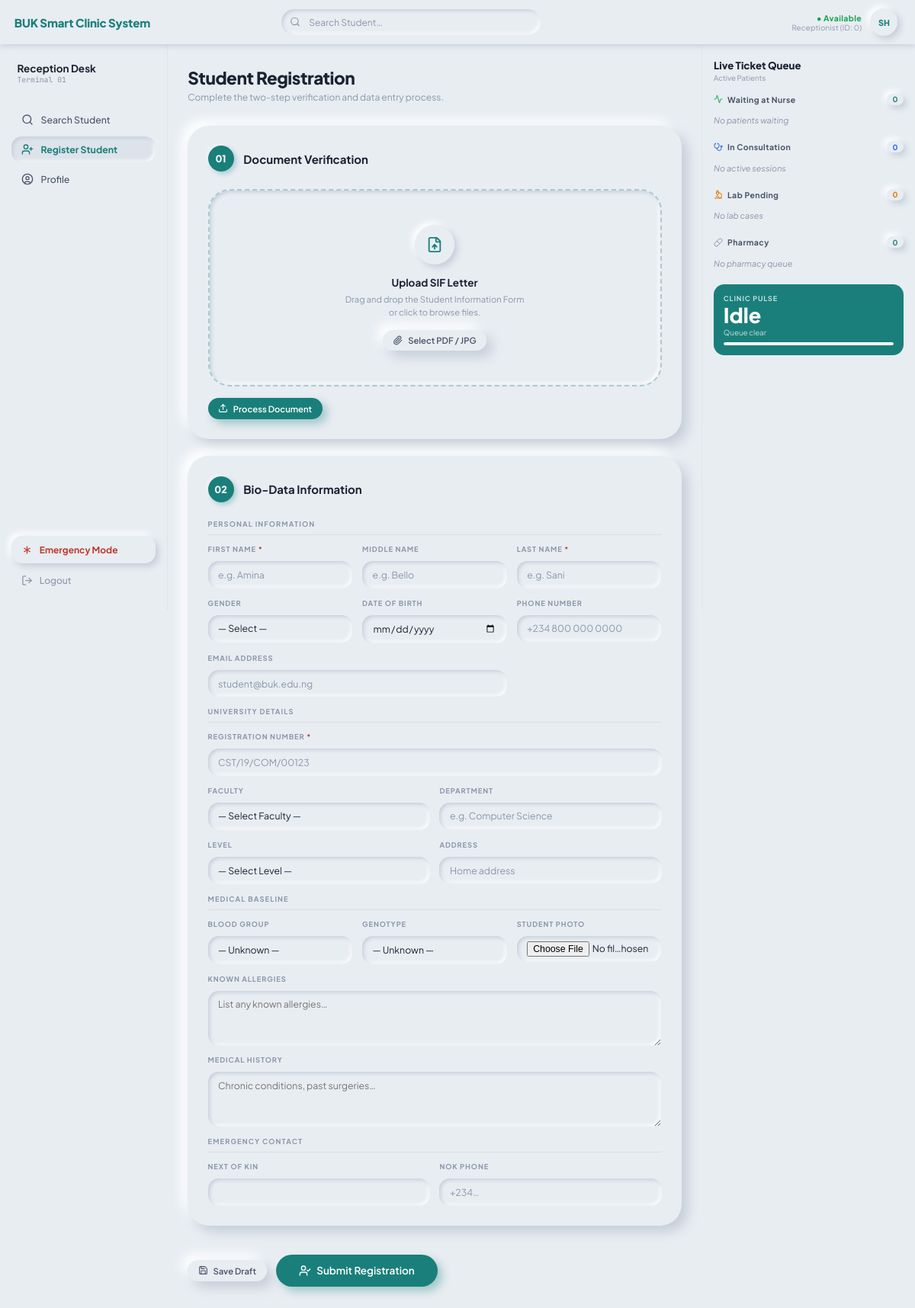
Page /clinic/reception/register/ (signed in) on the committed database.
### apps/users/models.py (models this page shows, shortened)
class User(AbstractUser):
    class Role(models.TextChoices):
        ADMIN = "ADMIN", "Administrator"
        RECEPTIONIST = "RECEPTIONIST", "Receptionist"
        NURSE = "NURSE", "Nurse"
        DOCTOR = "DOCTOR", "Doctor"
        LAB_TECH = "LAB_TECH", "Lab Technician"
        PHARMACIST = "PHARMACIST", "Pharmacist"
    username = None
    email = models.EmailField(unique=True)
    role = models.CharField(
        max_length=20, choices=Role.choices, default=Role.RECEPTIONIST
    )
    staff_id = models.CharField(max_length=20, unique=True)
    phone_number = models.CharField(max_length=20, blank=True)
    profile_photo = models.ImageField(upload_to="staff/photos/", null=True, blank=True)
    objects = UserManager()
    USERNAME_FIELD = "email"
    REQUIRED_FIELDS = ["staff_id", "first_name", "last_name"]
    class Meta:
        verbose_name = "User"
        verbose_name_plural = "Users"

### apps/clinic/views.py (the view, shortened to what this page needs)
# urls.py: path("reception/register/", views.register_view, name="register"),
@login_required(login_url="clinic:login")
def register_view(request):
    if not _require_receptionist(request):
        raise PermissionDenied
    ctx = _ctx(request)
    ctx["active_nav"] = "register"
    ctx["sif_form"] = SIFUploadForm()
    ctx["reg_form"] = PatientRegistrationForm()
    ctx["prefill"] = {}
    return render(request, "clinic/register.html", ctx)

### apps/clinic/templates/clinic/register.html (shortened to what this page needs)
{% extends "clinic/base.html" %}
{% load clinic_tags %}
{% block content %}
<div class="reg-title-row">
  <h1 class="reg-title">Student Registration</h1>
  <p class="reg-sub">Complete the two-step verification and data entry process.</p>
</div>
{% if registered_patient %}
<div class="success-panel">
  <div class="sp-ring">
    <i data-lucide="check-circle" style="width:30px;height:30px;"></i>
  </div>
  <div style="font-size:0.65rem;font-weight:700;text-transform:uppercase;letter-spacing:0.12em;color:var(--teal);margin-bottom:0.35rem;">Registration Successful</div>
  <div class="sp-name">{{ registered_patient.display_name }}</div>
  <div class="sp-clinic-code">{{ registered_patient.clinic_code }}</div>
  <p class="sp-sub">
    {{ registered_patient.full_name }} has been registered in the system.<br>
    Their clinic code is shown above — use it for future check-ins.
  </p>
  <div style="display:flex;justify-content:center;gap:0.85rem;flex-wrap:wrap;">
    <a href="{% url 'clinic:search' %}?q={{ registered_patient.clinic_code }}" class="btn-neo btn-teal">
      <i data-lucide="ticket-check" style="width:14px;height:14px;"></i>
      Check In Now
    </a>
    <button class="btn-neo" onclick="window.location='{% url 'clinic:register' %}'">
      <i data-lucide="user-plus" style="width:14px;height:14px;"></i>
      Register Another
    </button>
  </div>
</div>
{% else %}
<form method="POST" enctype="multipart/form-data" action="{% url 'clinic:register' %}">
  <div class="step-section">
    <div class="step-header">
      <div class="step-num">01</div>
      <div class="step-title">Document Verification</div>
    </div>
    {% if sif_uploaded %}
    <div class="extraction-banner">
      <i data-lucide="sparkles" style="width:16px;height:16px;flex-shrink:0;"></i>
      SIF document processed — fields below have been pre-filled from the extracted data. Verify all entries before submitting.
    </div>
    <div class="file-preview">
      <div class="fp-icon"><i data-lucide="file-text" style="width:18px;height:18px;"></i></div>
      <div>
        <div class="fp-name">{{ request.session.pending_sif_name|default:"Uploaded document" }}</div>
        <div class="fp-size">Document stored — will be attached to patient record</div>
      </div>
      <div style="margin-left:auto;">
        <span class="badge badge-green"><i data-lucide="check" style="width:9px;height:9px;"></i> Uploaded</span>
      </div>
    </div>
    {% else %}
    <div class="drop-zone" id="drop-zone" onclick="document.getElementById('sif-file-input').click()">
      <div class="dz-icon"><i data-lucide="file-up" style="width:22px;height:22px;"></i></div>
      <div class="dz-title">Upload SIF Letter</div>
      <p class="dz-sub">Drag and drop the Student Information Form<br>or click to browse files.</p>
      <button type="button" class="btn-neo btn-sm">
        <i data-lucide="paperclip" style="width:13px;height:13px;"></i>
        Select PDF / JPG
      </button>
    </div>
    <div style="margin-top:1rem;">
      <button type="submit" name="action" value="upload_sif" class="btn-neo btn-teal btn-sm" id="sif-upload-btn" disabled>
        <i data-lucide="upload" style="width:13px;height:13px;"></i>
        Process Document
      </button>
    </div>
    {% endif %}
  </div>
  <div class="step-section">
    <div class="step-header">
      <div class="step-num">02</div>
      <div class="step-title">Bio-Data Information</div>
    </div>
    <div class="form-section-head">Personal Information</div>
    <div class="form-grid-3" style="margin-bottom:0.85rem;">
      <div class="field-group">
        <label class="field-lbl" for="id_first_name">First Name <span style="color:var(--red)">*</span></label>
        <input class="neo-input" type="text" name="first_name" id="id_first_name"
          value="{{ reg_form.first_name.value|default:'' }}"
          placeholder="e.g. Amina" required>
      </div>
      <div class="field-group">
        <label class="field-lbl" for="id_middle_name">Middle Name</label>
        <input class="neo-input" type="text" name="middle_name" id="id_middle_name"
          value="{{ reg_form.middle_name.value|default:'' }}" placeholder="e.g. Bello">
      </div>
      <div class="field-group">
        <label class="field-lbl" for="id_last_name">Last Name <span style="color:var(--red)">*</span></label>
        <input class="neo-input" type="text" name="last_name" id="id_last_name"
          value="{{ reg_form.last_name.value|default:'' }}" placeholder="e.g. Sani" required>
      </div>
      <div class="field-group">
        <label class="field-lbl" for="id_gender">Gender</label>
        <select class="neo-select" name="gender" id="id_gender">
          <option value="">— Select —</option>
        </select>
      </div>
      <div class="field-group">
        <label class="field-lbl" for="id_date_of_birth">Date of Birth</label>
        <input class="neo-input" type="date" name="date_of_birth" id="id_date_of_birth"
          value="{{ reg_form.date_of_birth.value|default:'' }}">
      </div>
      <div class="field-group">
        <label class="field-lbl" for="id_phone_number">Phone Number</label>
        <input class="neo-input" type="tel" name="phone_number" id="id_phone_number"
          value="{{ reg_form.phone_number.value|default:'' }}" placeholder="+234 800 000 0000">
      </div>
      <div class="field-group span-2">
        <label class="field-lbl" for="id_email">Email Address</label>
        <input class="neo-input" type="email" name="email" id="id_email"
          value="{{ reg_form.email.value|default:'' }}" placeholder="student@buk.edu.ng">
      </div>
    </div>
    <div class="form-section-head">University Details</div>
    <div class="form-grid-2" style="margin-bottom:0.85rem;">
      <div class="field-group span-2">
        <label class="field-lbl" for="id_reg_number">Registration Number <span style="color:var(--red)">*</span></label>
        <input class="neo-input" type="text" name="reg_number" id="id_reg_number"
          value="{{ reg_form.reg_number.value|default:'' }}"
          placeholder="CST/19/COM/00123" style="text-transform:uppercase;" required>
      </div>
      <div class="field-group">
        <label class="field-lbl" for="id_faculty">Faculty</label>
        <select class="neo-select" name="faculty" id="id_faculty">
          <option value="">— Select Faculty —</option>
        </select>
      </div>
      <div class="field-group">
        <label class="field-lbl" for="id_department">Department</label>
        <input class="neo-input" type="text" name="department" id="id_department"
          value="{{ reg_form.department.value|default:'' }}" placeholder="e.g. Computer Science">
      </div>
      <div class="field-group">
        <label class="field-lbl" for="id_level">Level</label>
        <select class="neo-select" name="level" id="id_level">
          <option value="">— Select Level —</option>
        </select>
      </div>
      <div class="field-group">
        <label class="field-lbl" for="id_address">Address</label>
        <input class="neo-input" type="text" name="address" id="id_address"
          value="{{ reg_form.address.value|default:'' }}" placeholder="Home address">
      </div>
    </div>
    <div class="form-section-head">Medical Baseline</div>
    <div class="form-grid-3" style="margin-bottom:0.85rem;">
      <div class="field-group">
        <label class="field-lbl" for="id_blood_group">Blood Group</label>
        <select class="neo-select" name="blood_group" id="id_blood_group">
          {% for val, label in reg_form.fields.blood_group.choices %}
          <option value="{{ val }}" {% if reg_form.blood_group.value == val %}selected{% endif %}>{{ label }}</option>
          {% endfor %}
        </select>
      </div>
      <div class="field-group">
        <label class="field-lbl" for="id_genotype">Genotype</label>
        <select class="neo-select" name="genotype" id="id_genotype">
          {% for val, label in reg_form.fields.genotype.choices %}
          <option value="{{ val }}" {% if reg_form.genotype.value == val %}selected{% endif %}>{{ label }}</option>
          {% endfor %}
        </select>
      </div>
      <div class="field-group">
        <label class="field-lbl" for="id_photo">Student Photo</label>
        <input class="neo-input" type="file" name="photo" id="id_photo" accept="image/*" style="padding:0.45rem 0.9rem;">
      </div>
      <div class="field-group span-3">
        <label class="field-lbl" for="id_allergies">Known Allergies</label>
        <textarea class="neo-textarea" name="allergies" id="id_allergies" rows="2" placeholder="List any known allergies…">{{ reg_form.allergies.value|default:'' }}</textarea>
      </div>
      <div class="field-group span-3">
        <label class="field-lbl" for="id_medical_history">Medical History</label>
        <textarea class="neo-textarea" name="medical_history" id="id_medical_history" rows="2" placeholder="Chronic conditions, past surgeries…">{{ reg_form.medical_history.value|default:'' }}</textarea>
      </div>
    </div>
    <div class="form-section-head">Emergency Contact</div>
    <div class="form-grid-2" style="margin-bottom:0;">
      <div class="field-group">
        <label class="field-lbl" for="id_next_of_kin_name">Next of Kin</label>
        <input class="neo-input" type="text" name="next_of_kin_name" id="id_next_of_kin_name"
          value="{{ reg_form.next_of_kin_name.value|default:'' }}">
      </div>
      <div class="field-group">
        <label class="field-lbl" for="id_next_of_kin_phone">NOK Phone</label>
        <input class="neo-input" type="tel" name="next_of_kin_phone" id="id_next_of_kin_phone"
          value="{{ reg_form.next_of_kin_phone.value|default:'' }}" placeholder="+234…">
      </div>
    </div>
  </div>
  <div class="form-actions">
    <button type="submit" name="action" value="save_draft" class="btn-neo btn-sm">
      <i data-lucide="save" style="width:13px;height:13px;"></i>
      Save Draft
    </button>
    <button type="submit" name="action" value="submit_registration" class="btn-neo btn-teal btn-lg">
      <i data-lucide="user-check" style="width:16px;height:16px;"></i>
      Submit Registration
    </button>
  </div>
</form>
{% endif %}
{% endblock %}

### apps/clinic/templates/clinic/base.html (shortened to what this page needs)
<!DOCTYPE html>
<html lang="en">
<head>
</head>
<body>
{% block page_wrap %}
<div class="page-shell">
  <header class="topbar">
    <span class="tb-brand">BUK Smart Clinic System</span>
    <div class="tb-search">
      <span class="tb-search-ico"></span>
      <input class="tb-search-inp" type="search" placeholder="Search Student…"
        id="tb-search-inp"
        name="q"
        hx-get="{% url 'clinic:patient_search' %}"
        hx-trigger="input changed delay:400ms"
        hx-target="#search-result"
        hx-push-url="{% url 'clinic:search' %}">
    </div>
    <div class="tb-right">
      <div class="tb-status">
        <span class="tb-available">● Available</span>
        <span class="tb-role">{{ request.user.get_role_display|default:"Receptionist" }} (ID: {{ request.user.staff_id|default:request.user.id }})</span>
      </div>
      <a href="{% url 'clinic:profile' %}" class="tb-avatar" title="Profile">
        {% if request.user.profile_photo %}
          <img src="{{ request.user.profile_photo.url }}" alt="avatar">
        {% else %}
          <span class="tb-avatar-initials">{{ request.user.first_name|first|upper }}{{ request.user.last_name|first|upper }}</span>
        {% endif %}
      </a>
    </div>
  </header>
  <nav class="sidebar">
    <div class="sidebar-section">
      <div class="sidebar-desk">Reception Desk</div>
      <div class="sidebar-term">Terminal 01</div>
    </div>
    <div style="height:1rem;"></div>
    <a href="{% url 'clinic:search' %}" class="nav-link {% if active_nav == 'search' %}active{% endif %}">
      <i data-lucide="search" style="width:16px;height:16px;"></i>
      Search Student
    </a>
    <a href="{% url 'clinic:register' %}" class="nav-link {% if active_nav == 'register' %}active{% endif %}">
      <i data-lucide="user-plus" style="width:16px;height:16px;"></i>
      Register Student
    </a>
    <a href="{% url 'clinic:profile' %}" class="nav-link {% if active_nav == 'profile' %}active{% endif %}">
      <i data-lucide="user-circle" style="width:16px;height:16px;"></i>
      Profile
    </a>
    <div class="sidebar-spacer"></div>
    <button class="emergency-btn" onclick="openEmergencyModal()" type="button">
      <i data-lucide="asterisk" style="width:15px;height:15px;"></i>
      Emergency Mode
    </button>
    <a href="{% url 'clinic:logout' %}" class="logout-btn">
      <i data-lucide="log-out" style="width:15px;height:15px;"></i>
      Logout
    </a>
  </nav>
  <main class="main-content">
    {% block content %}{% endblock %}
  </main>
  <aside class="queue-pane">
    <div>
      <div class="qp-title">Live Ticket Queue</div>
      <div class="qp-sub">Active Patients</div>
    </div>
    <div id="queue-pane-body"
      hx-get="{% url 'clinic:queue_stats' %}"
      hx-trigger="load, refreshQueue from:body every 15s"
      hx-swap="innerHTML">
      {% include "clinic/partials/queue_stats.html" %}
    </div>
  </aside>
</div>
{% endblock %}
</body>
</html>

### rows in the picture
User: user.role "Receptionist", user.staff_id "0", user.first_name|first "S", user.last_name|first "H"

### other values in the picture
{{ queue_stats.waiting_nurse }} "0"
{{ queue_stats.with_doctor }} "0"
{{ queue_stats.in_lab }} "0"
{{ queue_stats.at_pharmacy }} "0"
form field blood_group "— Unknown —"
form field genotype "— Unknown —"
